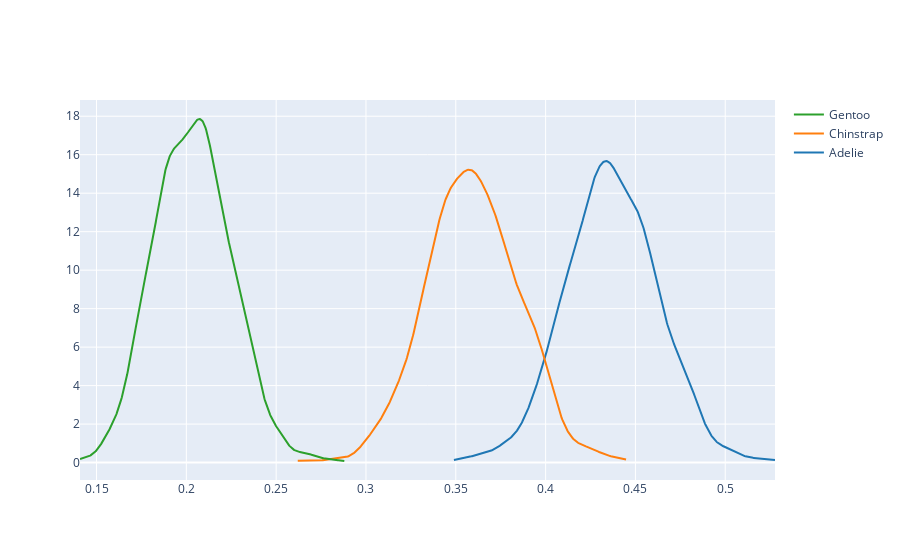

Notebook code cell kept with this figure:
### Code cell
group_labels = list(res.keys())

fig = ff.create_distplot(list(res.values()),group_labels, show_hist=False,show_rug=False)

fig.show()

### Figure 1 — Plotly figure (JSON) as saved in the notebook; plotly's stock layout.template omitted (floating-point values rounded to 4 significant figures; data arrays with more than 128 entries replaced by an {"elided": "..."} marker saying what was removed)
{"data": [{"legendgroup": "Adelie", "marker": {"color": "rgb(31, 119, 180)"}, "mode": "lines", "name": "Adelie", "showlegend": true, "type": "scatter", "x": {"elided": "500 float values"}, "xaxis": "x", "y": {"elided": "500 float values"}, "yaxis": "y"}, {"legendgroup": "Chinstrap", "marker": {"color": "rgb(255, 127, 14)"}, "mode": "lines", "name": "Chinstrap", "showlegend": true, "type": "scatter", "x": {"elided": "500 float values"}, "xaxis": "x", "y": {"elided": "500 float values"}, "yaxis": "y"}, {"legendgroup": "Gentoo", "marker": {"color": "rgb(44, 160, 44)"}, "mode": "lines", "name": "Gentoo", "showlegend": true, "type": "scatter", "x": {"elided": "500 float values"}, "xaxis": "x", "y": {"elided": "500 float values"}, "yaxis": "y"}], "layout": {"barmode": "overlay", "hovermode": "closest", "legend": {"traceorder": "reversed"}, "xaxis": {"anchor": "y2", "domain": [0, 1], "zeroline": false}, "yaxis": {"anchor": "free", "domain": [0, 1], "position": 0}}}
